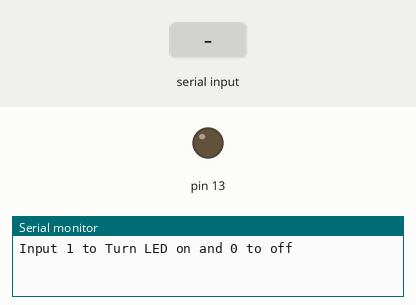
Recording of a sketch running on a simulated Arduino Uno, built with avr-gcc and run on an emulated ATmega328P. Shown: output pins drawn as LEDs (lit = HIGH), the last lines printed to the serial monitor. The inputs (shaded band) are chosen by the test bench.

Above: at 1.2 s.
1.3 s: "1" received over Serial
At 2.5 s:
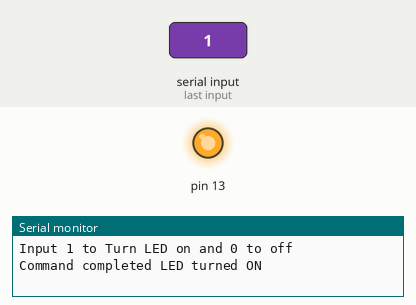
2.8 s: "0" received over Serial
At 3.7 s:
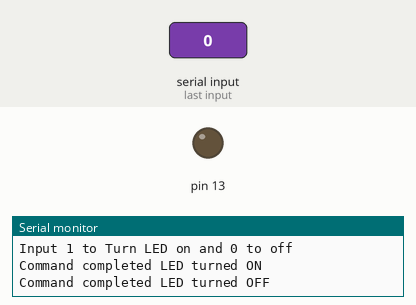
Timing chart, 0 to 5.8 s (numbered marks = the images above; inputs shaded):
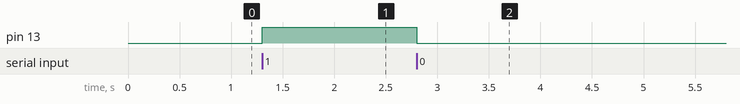

The sketch:

Controlling_arduino_SERIALINTERFACE.ino
```cpp
void setup()

{

pinMode(13, OUTPUT);

Serial.begin(9600);

while (!Serial);

Serial.println("Input 1 to Turn LED on and 0 to off");

}

void loop() {

if (Serial.available())

{

int state = Serial.read();

if (state == '1')

{

digitalWrite(13, HIGH);

Serial.println("Command completed LED turned ON");

}

if (state == '0')

{

digitalWrite(13, LOW);

Serial.println("Command completed LED turned OFF");

}

}

}
```

Measured:
- after the input at 1.3 s, pin 13: LOW → HIGH at once
- after the input at 2.8 s, pin 13: HIGH → LOW at once
